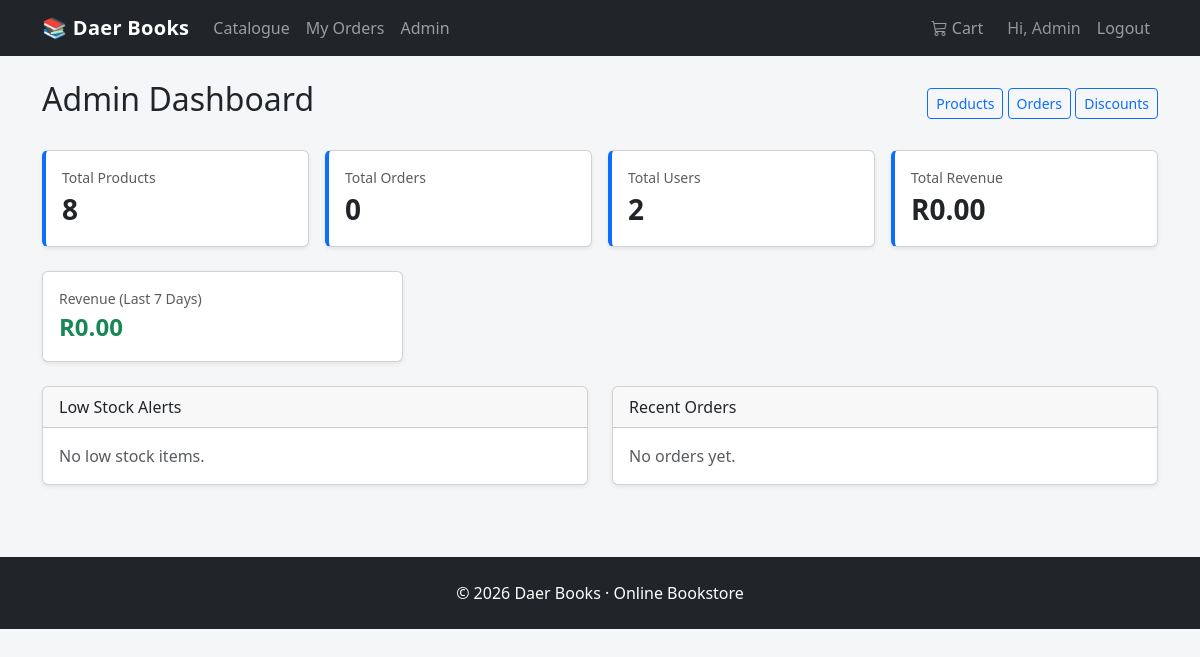
Page /admin (signed in) on the earlier database version.
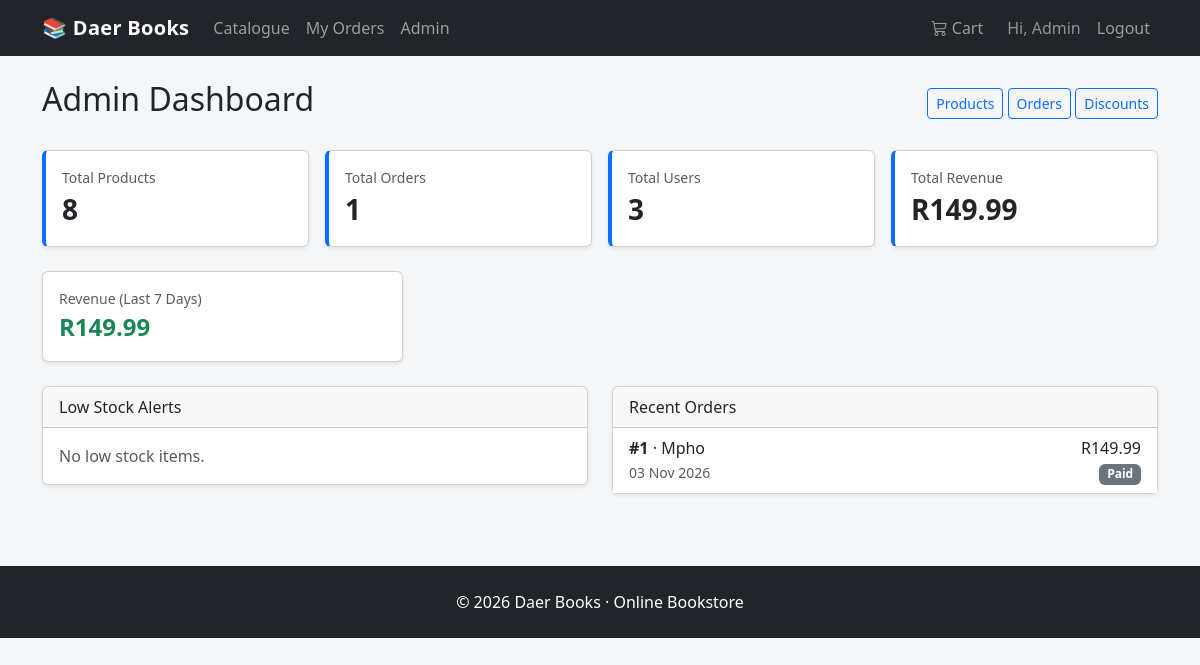
Same page on the later database version.
### app.py (models this page shows)
class Order(db.Model):
    id = db.Column(db.Integer, primary_key=True)
    user_id = db.Column(db.Integer, db.ForeignKey('user.id'), nullable=False)
    order_date = db.Column(db.DateTime, default=datetime.utcnow)
    status = db.Column(db.String(50), default='Pending')
    subtotal = db.Column(db.Float)
    discount_amount = db.Column(db.Float, default=0)
    total = db.Column(db.Float)
    discount_code_used = db.Column(db.String(50))
    shipping_address = db.Column(db.Text)
    items = db.relationship('OrderItem', backref='order', lazy=True, cascade='all, delete-orphan')

class User(UserMixin, db.Model):
    id = db.Column(db.Integer, primary_key=True)
    email = db.Column(db.String(150), unique=True, nullable=False)
    password = db.Column(db.String(150), nullable=False)
    first_name = db.Column(db.String(100))
    last_name = db.Column(db.String(100))
    is_admin = db.Column(db.Boolean, default=False)
    created_at = db.Column(db.DateTime, default=datetime.utcnow)
    orders = db.relationship('Order', backref='customer', lazy=True)

### app.py (the view)
@app.route('/admin')
@login_required
@admin_required
def admin_dashboard():
    total_products = Product.query.count()
    total_orders = Order.query.count()
    total_users = User.query.count()
    total_revenue = db.session.query(func.sum(Order.total)).filter(Order.status != 'Cancelled').scalar() or 0
    low_stock = Product.query.filter(Product.stock <= Product.reorder_level, Product.is_active == True).all()
    recent_orders = Order.query.order_by(Order.order_date.desc()).limit(8).all()
    seven_days_ago = datetime.utcnow() - timedelta(days=7)
    recent_revenue = db.session.query(func.sum(Order.total)).filter(
        Order.order_date >= seven_days_ago,
        Order.status != 'Cancelled'
    ).scalar() or 0
    cart_data = get_cart_items()
    return render_template('admin/dashboard.html',
                           total_products=total_products,
                           total_orders=total_orders,
                           total_users=total_users,
                           total_revenue=total_revenue,
                           recent_revenue=recent_revenue,
                           low_stock=low_stock,
                           recent_orders=recent_orders,
                           cart_count=cart_data['item_count'])

### app.py (called while the page is built, shortened)
@login_manager.user_loader
def load_user(user_id):
    return User.query.get(int(user_id))

def get_cart():
    return session.get('cart', {})

def get_cart_items():
    cart = get_cart()
    items = []
    subtotal = 0.0
    discount_code = session.get('discount_code')
    discount_amount = 0.0
    discount_percent = 0.0
    total = round(subtotal - discount_amount, 2)
    return {
        'items': items,
        'subtotal': round(subtotal, 2),
        'discount_code': discount_code,
        'discount_percent': discount_percent,
        'discount_amount': discount_amount,
        'total': total,
        'item_count': sum(item['quantity'] for item in items)
    }

def admin_required(f):
    from functools import wraps
    @wraps(f)
    def decorated_function(*args, **kwargs):
        if not current_user.is_authenticated or not current_user.is_admin:
            flash('Admin access required.', 'danger')
            return redirect(url_for('login'))
        return f(*args, **kwargs)
    return decorated_function

### templates/admin/dashboard.html (shortened to what the changed rows need)
{% extends "base.html" %}
{% block content %}
<div class="container my-4">
    <div class="d-flex justify-content-between align-items-center mb-4">
        <h2>Admin Dashboard</h2>
    </div>
    <div class="row g-3 mb-4">
        <div class="col-md-3">
            <div class="card stat-card shadow-sm">
                <div class="card-body">
                    <div class="text-muted small">Total Orders</div>
                    <div class="fs-3 fw-bold">{{ total_orders }}</div>
                </div>
            </div>
        </div>
        <div class="col-md-3">
            <div class="card stat-card shadow-sm">
                <div class="card-body">
                    <div class="text-muted small">Total Users</div>
                    <div class="fs-3 fw-bold">{{ total_users }}</div>
                </div>
            </div>
        </div>
        <div class="col-md-3">
            <div class="card stat-card shadow-sm">
                <div class="card-body">
                    <div class="text-muted small">Total Revenue</div>
                    <div class="fs-3 fw-bold">R{{ "%.2f"|format(total_revenue) }}</div>
                </div>
            </div>
        </div>
    </div>
    <div class="row g-3 mb-4">
        <div class="col-md-4">
            <div class="card shadow-sm">
                <div class="card-body">
                    <div class="text-muted small">Revenue (Last 7 Days)</div>
                    <div class="fs-4 fw-bold text-success">R{{ "%.2f"|format(recent_revenue) }}</div>
                </div>
            </div>
        </div>
    </div>
    <div class="row">
        <div class="col-lg-6 mb-4">
            <div class="card shadow-sm">
                <div class="card-body p-0">
                    {% if recent_orders %}
                    <ul class="list-group list-group-flush">
                        {% for o in recent_orders %}
                        <li class="list-group-item d-flex justify-content-between align-items-center">
                            <div>
                                <strong>#{{ o.id }}</strong> · {{ o.customer.first_name }}
                                <br><small class="text-muted">{{ o.order_date.strftime('%d %b %Y') }}</small>
                            </div>
                            <div class="text-end">
                                <div>R{{ "%.2f"|format(o.total) }}</div>
                                <span class="badge bg-secondary">{{ o.status }}</span>
                            </div>
                        </li>
                        {% endfor %}
                    </ul>
                    {% else %}
                    <p class="p-3 mb-0 text-muted">No orders yet.</p>
                    {% endif %}
                </div>
            </div>
        </div>
    </div>
</div>
{% endblock %}

Differences in the rows shown:
added Order: id "1", customer.first_name "Mpho", order_date "03 Nov 2026", total "149.99", status "Paid"
Other differences:
{{ total_orders }}: "0" → "1"
{{ total_users }}: "2" → "3"
{{ "%.2f"|format(total_revenue) }}: "0.00" → "149.99"
{{ "%.2f"|format(recent_revenue) }}: "0.00" → "149.99"
text no longer shown: "No orders yet."
